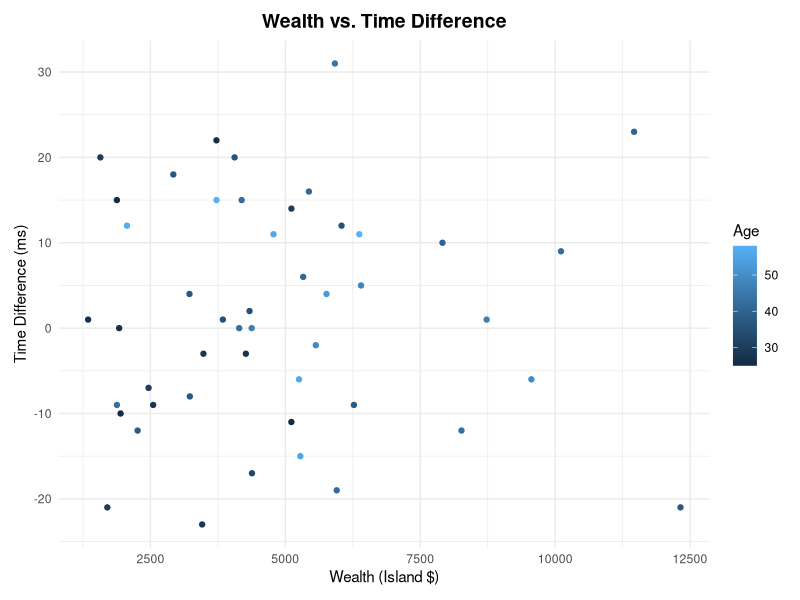
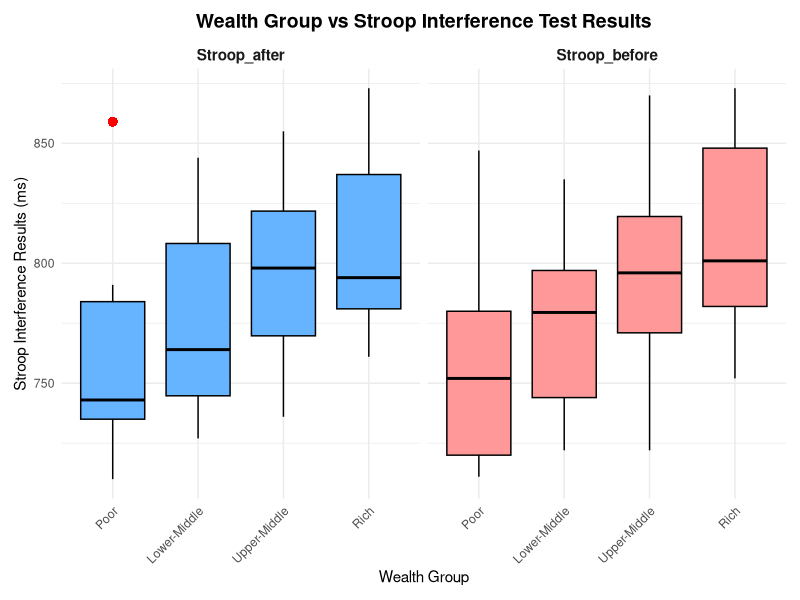
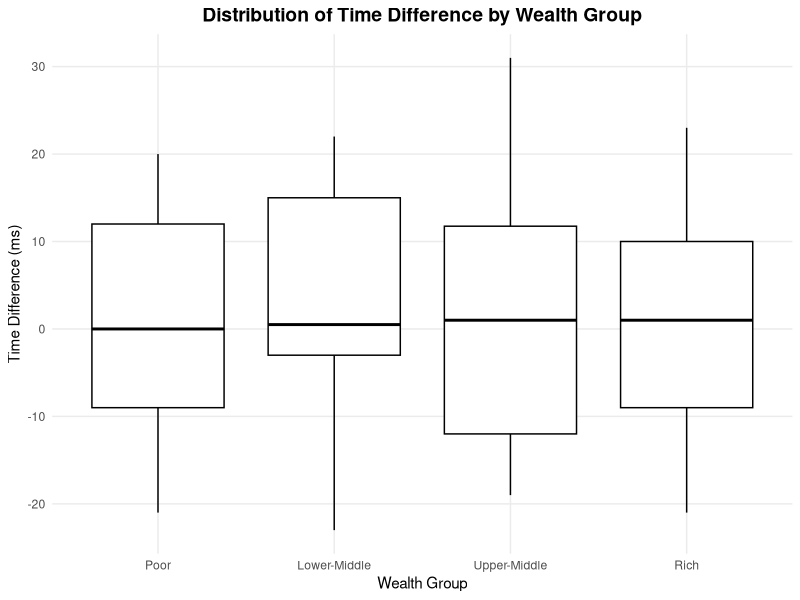
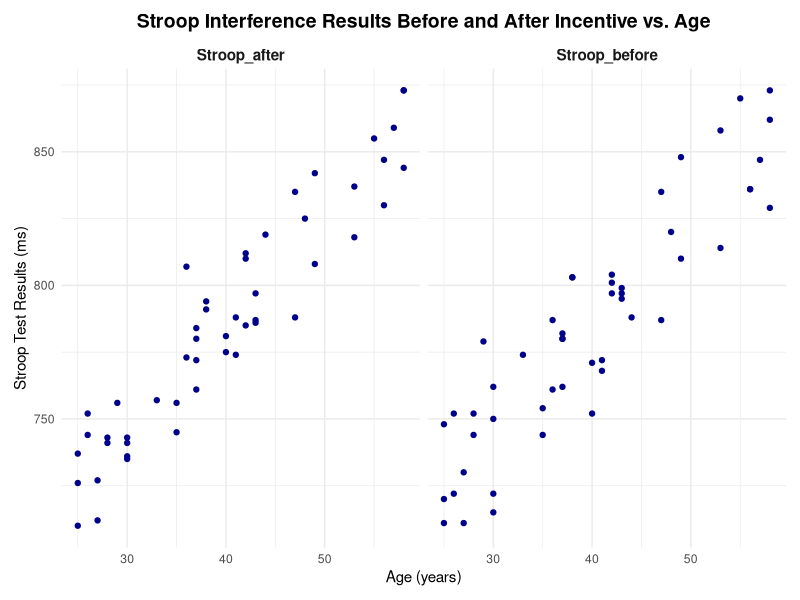
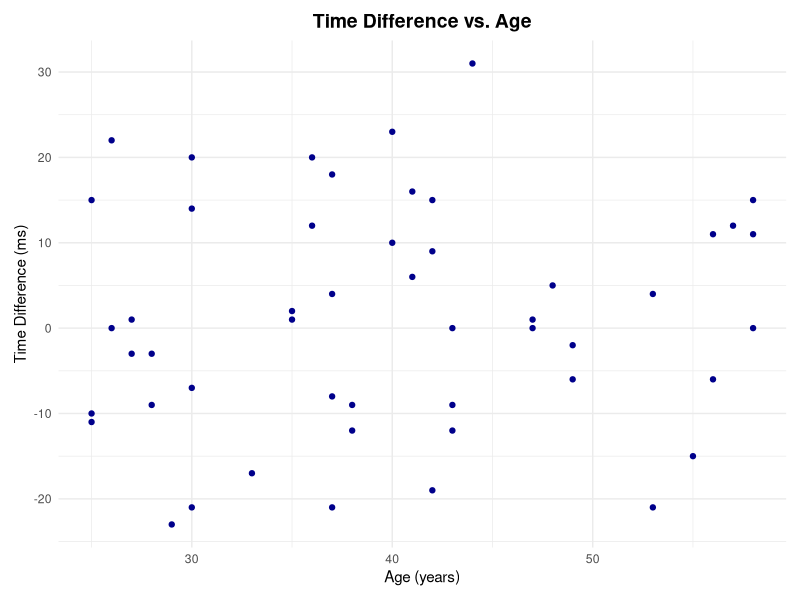
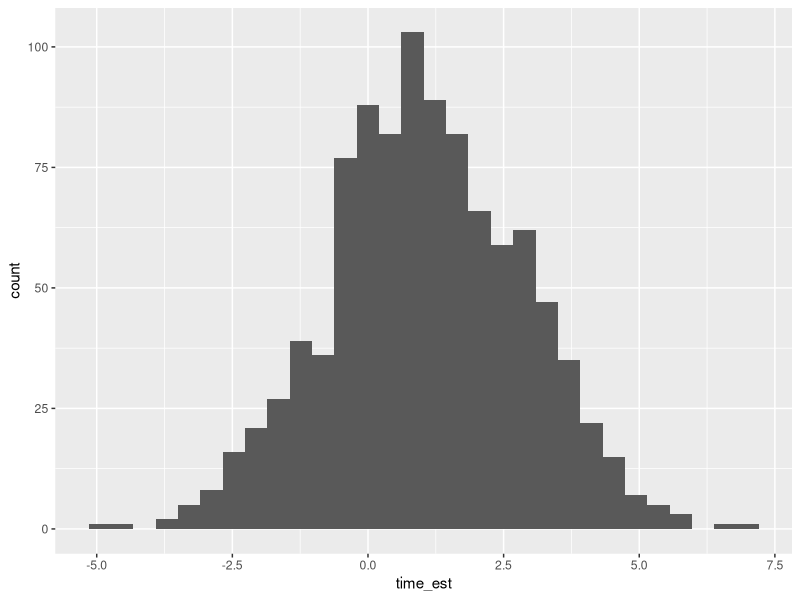
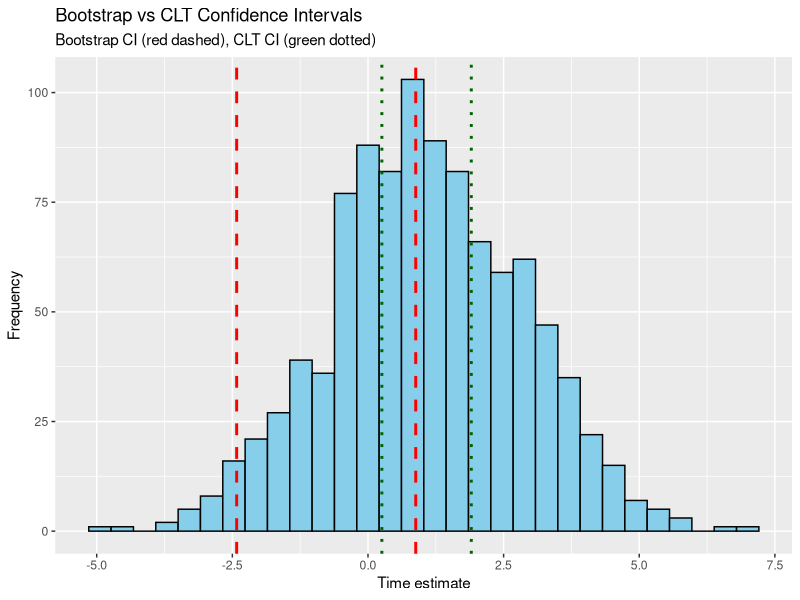

Source code (R) for these figures, in order:
## ---- chunk 1
library(tidyverse)
library(rsample)
library(dplyr)
## ---- chunk 2
df <- read_csv("./data/monincentive.csv") %>% 
  glimpse() 
## ---- chunk 3
df %>% summary()
## ---- chunk 4
df_clean <- df %>%
  rename(
    Stroop_before = `Stroop Interference (ms)-before`,
    Stroop_after = `Stroop Interference (ms)-after`,
    Time_diff = `Time Difference`,
    Wealth = `Current Wealth`,
  )
## ---- chunk 5

df_no_outliers = df_clean[-c(2, 38), ]
df_no_outliers %>% 
  ggplot(aes(x = Wealth, y = Time_diff, colour = Age)) +
  geom_point() +
  labs(title = "Wealth vs. Time Difference",
       x = "Wealth (Island $)", y = "Time Difference (ms)") +
  theme_minimal() +
  theme( 
    plot.title = element_text(size = 14, face = "bold", hjust = 0.5),
    )+
  theme(
    plot.margin = margin(10, 10, 10, 10)  # Margins around the plot
  )
## ---- chunk 6
quantiles <- quantile(df_clean$Wealth, probs = c(0.25, 0.5, 0.75))

df_long <- df_clean %>%
  pivot_longer(
    cols = c(Stroop_before, Stroop_after),
    names_to = "Time",
    values_to = "Stroop_Interference"
  ) %>% 
  mutate(
    Wealth_group = case_when(
      Wealth >= quantiles[3] ~ "Rich",            # Greater than 75th percentile
      Wealth >= quantiles[2] & Wealth < quantiles[3] ~ "Upper-Middle",  # Between 50th and 75th percentile
      Wealth >= quantiles[1] & Wealth < quantiles[2] ~ "Lower-Middle",  # Between 25th and 50th percentile
      Wealth < quantiles[1] ~ "Poor"              # Less than 25th percentile
    ),
    Wealth_group = factor(
      Wealth_group,
      levels = c("Poor", "Lower-Middle", "Upper-Middle", "Rich")
    )
  )

df_long %>%
  ggplot(aes(x = Wealth_group, y = Stroop_Interference, fill = Time)) +
  geom_boxplot(
    color = "black",  # Box color for better contrast
    outlier.shape = 16,  # Style outliers with circles
    outlier.size = 3,  # Adjust outlier size
    outlier.colour = "red"  # Color outliers in red
  ) +
  facet_wrap(~ Time) +  # Facet based on Time (before vs after)
  scale_fill_manual(values = c("Stroop_before" = "#FF9999", "Stroop_after" = "#66B3FF")) +  # Custom colors for before and after
  theme_minimal() +  # Minimal theme with larger text
  theme(
    axis.text.x = element_text(angle = 45, hjust = 1),  # Rotate x-axis labels for readability
    plot.title = element_text(size = 14, face = "bold", hjust = 0.5),  # Title styling
    strip.text = element_text(size = 11, face = "bold"),  # Facet label styling
    legend.position = "none",  # Hide legend (redundant with x-axis labels)
    plot.margin = margin(10, 10, 10, 10)  # Add margins around the plot
  ) +
  labs(
    title = "Wealth Group vs Stroop Interference Test Results",
    x = "Wealth Group",
    y = "Stroop Interference Results (ms)"
  )
## ---- chunk 7
df_long %>% 
  ggplot(aes(x = Wealth_group, y = Time_diff)) +
  geom_boxplot(,  # Add color based on wealth group
    color = "black",  # Box color
    outlier.shape = 16,  # Style outliers
    outlier.size = 3,  # Outlier size
    outlier.colour = "red"  # Outlier color
  ) +
  theme_minimal() +  # Minimal theme with larger text size
  labs(
    title = "Distribution of Time Difference by Wealth Group",
    x = "Wealth Group", 
    y = "Time Difference (ms)"
  ) +
  theme(
    plot.title = element_text(size = 14, face = "bold", hjust = 0.5),  # Title styling
    panel.grid.minor = element_blank(),  # Remove minor gridlines
    legend.position = "none"  # Hide legend (since it's redundant with the x-axis labels)
  ) 
## ---- chunk 8
df_long_age <- df_clean %>%
  pivot_longer(
    cols = c(Stroop_before, Stroop_after),
    names_to = "Time",
    values_to = "Stroop_Interference"
  )

# Now plot with facet_wrap
df_long_age %>%
  ggplot(aes(x = Age, y = Stroop_Interference)) +
  geom_point(color = "darkblue") +
  facet_wrap(~ Time) +
  theme_minimal() +
  labs(
    title = "Stroop Interference Results Before and After Incentive vs. Age",
    x = "Age (years)",
    y = "Stroop Test Results (ms)"
  ) +
  theme(
    plot.title = element_text(size = 14, face = "bold", hjust = 0.5),
    strip.text = element_text(size = 11, face = "bold"),
    plot.margin = margin(10, 10, 10, 10)
  )

## ---- chunk 9
df_clean %>% 
  ggplot(aes(x = Age, y = Time_diff)) +
  geom_point(color = "darkblue") +
  theme_minimal() +
  labs(title = "Time Difference vs. Age",
       x = "Age (years)", y = "Time Difference (ms)") +
  theme( 
    plot.title = element_text(size = 14, face = "bold", hjust = 0.5),
    )+
  theme(
    plot.margin = margin(10, 10, 10, 10)  # Margins around the plot
  )
## ---- chunk 10

df_bootstrap_sim <- 
  df_clean %>% 
  bootstraps(., times = 1000) %>% 
  mutate(
    time_est = map_dbl(
      splits,
      function(split_df) {
        analysis(split_df) %>% 
          # Estimate pi (pi_est) using the resampled data;
          # this should be *identical* to the
          # code you wrote for q3
            # mutate(time_est = mean(Time_diff)) %>%
            summarize(time_est = mean(Time_diff)) %>%
          pull(time_est)
      }
    )
  )

## NOTE: Do not edit; use this to visualize your results
df_bootstrap_sim %>% 
  ggplot(aes(time_est)) +
  geom_histogram()
## ---- chunk 11
df_bootstrap <- df_bootstrap_sim %>% 
  summarize(
    mean_time = mean(time_est),
    time_lo = quantile(time_est, 0.05 / 2),
    time_up = quantile(time_est, (1 - 0.05) / 2),
  )

df_bootstrap

## ---- chunk 12
df_clt_ci <- df_clean %>%
  summarize(
    mean_time = mean(Time_diff),          # Mean of the sample
    sd_time = sd(Time_diff),               # Standard deviation of the sample
  ) %>%
  mutate(
    se = sd_time / sqrt(1000),                          # Standard error
    time_lo = mean_time - qnorm(0.975) * se,          # 95% CI lower bound
    time_up = mean_time + qnorm(0.975) * se           # 95% CI upper bound
  )

df_clt_ci
## ---- chunk 13
df_bootstrap_sim %>%
  ggplot(aes(x = time_est)) +
  geom_histogram(bins = 30, fill = "skyblue", color = "black") +
  geom_vline(data = df_bootstrap, aes(xintercept = time_lo), color = "red", linetype = "dashed", size = 1) +
  geom_vline(data = df_bootstrap, aes(xintercept = time_up), color = "red", linetype = "dashed", size = 1) +
  geom_vline(data = df_clt_ci, aes(xintercept = time_lo), color = "darkgreen", linetype = "dotted", size = 1) +
  geom_vline(data = df_clt_ci, aes(xintercept = time_up), color = "darkgreen", linetype = "dotted", size = 1) +
  labs(title = "Bootstrap vs CLT Confidence Intervals",
       subtitle = "Bootstrap CI (red dashed), CLT CI (green dotted)",
       x = "Time estimate",
       y = "Frequency")
